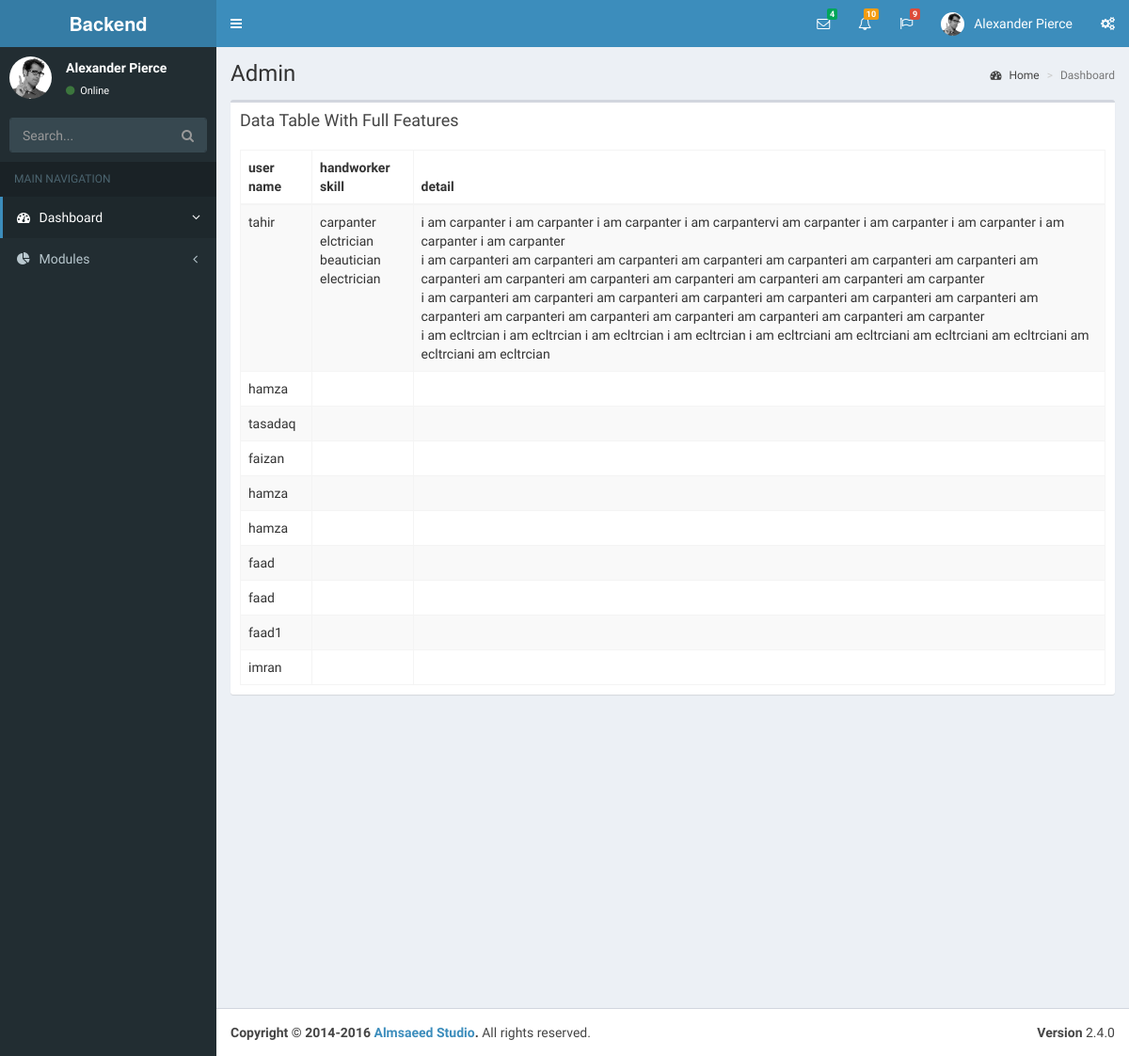
Screenshot of /backend/handworker_skills.php with the database file from the repository.
### tables this page shows
CREATE TABLE `user` (
  `user_id` int(11) NOT NULL,
  `category_id` int(11) NOT NULL,
  `sub_category_id` int(11) NOT NULL,
  `user_type` enum('Admin','Hand worker','Customer') NOT NULL,
  `user_name` varchar(30) NOT NULL,
  `user_image` varchar(250) NOT NULL,
  `user_email` varchar(30) NOT NULL,
  `user_pass` varchar(30) NOT NULL,
  `user_contact` varchar(30) NOT NULL,
  `user_address` varchar(30) NOT NULL,
  `date` timestamp NOT NULL DEFAULT CURRENT_TIMESTAMP
);

CREATE TABLE `handworker_skills` (
  `skill_id` int(11) NOT NULL,
  `user_id` int(11) NOT NULL,
  `skills` varchar(30) NOT NULL,
  `detail` varchar(200) NOT NULL
);

### mysql/MysqliDb.php (called while the page is built, shortened)
<?php
class MysqliDb
{
    public static $prefix = '';
    protected $_mysqli;
    protected $_query;
    protected $_queryOptions = array();
    protected $_orderBy = array();
    protected $_groupBy = array();
    protected $_bindParams = array('');
    protected $host;
    protected $socket;
    protected $_username;
    protected $_password;
    protected $db;
    protected $port;
    protected $charset;
    public $returnType = 'array';
    protected $_nestJoin = false;
    private $_tableName = '';
    protected $_mapKey = null;
    public function __construct($host = null, $username = null, $password = null, $db = null, $port = null, $charset = 'utf8', $socket = null)
    {
        $isSubQuery = false;
        if (is_object($host)) {
            $this->_mysqli = $host;
        } else
            if(is_string($host)) {
                $this->host = $host;
            }
        $this->_username = $username;
        $this->_password = $password;
        $this->db = $db;
        $this->port = $port;
        $this->charset = $charset;
        $this->socket = $socket;
    }
    public function connect()
    {
        $this->_mysqli = new mysqli($this->host, $this->_username, $this->_password, $this->db, $this->port, $this->socket);
        if ($this->charset) {
            $this->_mysqli->set_charset($this->charset);
        }
    }
    public function mysqli()
    {
        return $this->_mysqli;
    }
    protected function reset()
    {
        $this->_orderBy = array();
        $this->_groupBy = array();
        $this->_bindParams = array('');
        $this->_query = null;
        $this->_queryOptions = array();
        $this->returnType = 'array';
        $this->_nestJoin = false;
        $this->_forUpdate = false;
        $this->_lockInShareMode = false;
        $this->_tableName = '';
        $this->_updateColumns = null;
        $this->_mapKey = null;
    }
    public function get($tableName, $numRows = null, $columns = '*')
    {
        $column = is_array($columns) ? implode(', ', $columns) : $columns;
        if (strpos($tableName, '.') === false) {
            $this->_tableName = self::$prefix . $tableName;
        } else {
            $this->_tableName = $tableName;
        }
        $this->_query = 'SELECT ' . implode(' ', $this->_queryOptions) . ' ' .
            $column . " FROM " . $this->_tableName;
        $stmt = $this->_buildQuery($numRows);
        $stmt->execute();
        $res = $this->_dynamicBindResults($stmt);
        return $res;
    }
    protected function _determineType($item)
    {
        switch (gettype($item)) {
            case 'boolean':
            case 'integer':
                return 'i';
                break;
        }
        return '';
    }
    protected function _bindParam($value)
    {
        $this->_bindParams[0] .= $this->_determineType($value);
        array_push($this->_bindParams, $value);
    }
    protected function _buildPair($operator, $value)
    {
        if (!is_object($value)) {
            return ' ' . $operator . ' ? ';
        }
        $subQuery = $value->getSubQuery();
        return " " . $operator . " (" . $subQuery['query'] . ") " . $subQuery['alias'];
    }
    protected function _buildQuery($numRows = null, $tableData = null)
    {
        $stmt = $this->_prepareQuery();
        if (count($this->_bindParams) > 1) {
            call_user_func_array(array($stmt, 'bind_param'), $this->refValues($this->_bindParams));
        }
        return $stmt;
    }
    protected function _dynamicBindResults(mysqli_stmt $stmt)
    {
        $parameters = array();
        $results = array();
        $mysqlLongType = 252;
        $shouldStoreResult = false;
        $meta = $stmt->result_metadata();
        $row = array();
        while ($field = $meta->fetch_field()) {
            if ($this->_nestJoin && $field->table != $this->_tableName) {
                $field->table = substr($field->table, strlen(self::$prefix));
                $row[$field->table][$field->name] = null;
                $parameters[] = & $row[$field->table][$field->name];
            } else {
                $row[$field->name] = null;
                $parameters[] = & $row[$field->name];
            }
        }
        call_user_func_array(array($stmt, 'bind_result'), $parameters);
        while ($stmt->fetch()) {
            if ($this->returnType == 'object') {
                $result = new stdClass ();
                foreach ($row as $key => $val) {
                    if (is_array($val)) {
                        $result->$key = new stdClass ();
                        foreach ($val as $k => $v) {
                            $result->$key->$k = $v;
                        }
                    } else {
                        $result->$key = $val;
                    }
                }
            } else {
                $result = array();
                foreach ($row as $key => $val) {
                    if (is_array($val)) {
                        foreach ($val as $k => $v) {
                            $result[$key][$k] = $v;
                        }
                    } else {
                        $result[$key] = $val;
                    }
                }
            }
            if ($this->_mapKey) {
                $results[$row[$this->_mapKey]] = count($row) > 2 ? $result : end($result);
            } else {
                array_push($results, $result);
            }
        }
        return $results;
    }
    protected function _buildCondition($operator, &$conditions)
    {
        if (empty($conditions)) {
            return;
        }
        $this->_query .= ' ' . $operator;
        foreach ($conditions as $cond) {
            list ($concat, $varName, $operator, $val) = $cond;
            $this->_query .= " " . $concat . " " . $varName;
            switch (strtolower($operator)) {
                default:
                    if (is_array($val)) {
                        $this->_bindParams($val);
                    } elseif ($val === null) {
                        $this->_query .= ' ' . $operator . " NULL";
                    } elseif ($val != 'DBNULL' || $val == '0') {
                        $this->_query .= $this->_buildPair($operator, $val);
                    }
            }
        }
    }
    protected function _buildGroupBy()
    {
        if (empty($this->_groupBy)) {
            return;
        }
        $this->_query .= " GROUP BY ";
        $this->_query = rtrim($this->_query, ', ') . " ";
    }
    protected function _buildOrderBy()
    {
        if (empty($this->_orderBy)) {
            return;
        }
        $this->_query .= " ORDER BY ";
        $this->_query = rtrim($this->_query, ', ') . " ";
    }
    protected function _prepareQuery()
    {
        if (!$stmt = $this->mysqli()->prepare($this->_query)) {
            $msg = $this->mysqli()->error . " query: " . $this->_query;
            $num = $this->mysqli()->errno;
            $this->reset();
            throw new Exception($msg, $num);
        }
        return $stmt;
    }
    protected function refValues(array &$arr)
    {
        if (strnatcmp(phpversion(), '5.3') >= 0) {
            $refs = array();
            foreach ($arr as $key => $value) {
                $refs[$key] = & $arr[$key];
            }
            return $refs;
        }
        return $arr;
    }
    protected function replacePlaceHolders($str, $vals)
    {
        $i = 1;
        $newStr = "";
        while ($pos = strpos($str, "?")) {
            $val = $vals[$i++];
            $newStr .= substr($str, 0, $pos) . "'" . $val . "'";
            $str = substr($str, $pos + 1);
        }
        $newStr .= $str;
        return $newStr;
    }
}

### config.php (called while the page is built, shortened)
<?php
   require_once ('mysql/MysqliDb.php');
   $db2 = new MysqliDb (DB_SERVER, DB_USERNAME, DB_PASSWORD, DB_DATABASE);
?>

### backend/handworker_skills.php (the view, shortened to what this page needs)
     <?php $baseurl = "http://localhost/handworker/backend/assets/";  ?>
 <?php include "header.php";
 include '../config.php';
$users = $db2->get('user');
 ?>
  <aside class="main-sidebar">
    <section class="sidebar">
      <div class="user-panel">
        <div class="pull-left image">
          <img src="<?php echo $baseurl;  ?>dist/img/user2-160x160.jpg" class="img-circle" alt="User Image">
        </div>
        <div class="pull-left info">
          <p>Alexander Pierce</p>
          <a href="#"><i class="fa fa-circle text-success"></i> Online</a>
        </div>
      </div>
      <form action="#" method="get" class="sidebar-form">
        <div class="input-group">
          <input type="text" name="q" class="form-control" placeholder="Search...">
          <span class="input-group-btn">
                <button type="submit" name="search" id="search-btn" class="btn btn-flat"><i class="fa fa-search"></i>
                </button>
              </span>
        </div>
      </form>
    <?php include "sidebar.php";  ?>
    </section>
  </aside>
  <div class="content-wrapper">
    <section class="content-header">
      <h1>Admin</h1>
      <ol class="breadcrumb">
        <li><a href="#"><i class="fa fa-dashboard"></i> Home</a></li>
        <li class="active">Dashboard</li>
      </ol>
    </section>
    <section class="content">
    <div class="box">
            <div class="box-header">
              <h3 class="box-title">Data Table With Full Features</h3>
            </div>
            <div class="box-body">
              <table id="example1" class="table table-bordered table-striped">
                <thead>
                <tr>
                  <th>user name</th>
                  <th>handworker skill</th>
                  <th>detail</th>
                </tr>
                </thead>
                <tbody>
                <?php if($users) { foreach ($users as $user){
                  $db2->where('user_id',$user['user_id']);
                  $handworker_skills = $db2->get('handworker_skills');
                  $detail_skill = '';
                  $detail_detail = '';
                  foreach($handworker_skills as $handworker_skill)
                  {
                     $detail_skill .= $handworker_skill['skills'].'<br>';
                     $detail_detail .= $handworker_skill['detail'].'<br>';
                  }
                  ?>
                <tr>
                <td><?php echo $user['user_name'] ?></td>
                  <td><?php echo $detail_skill ?></td>
                  <td><?php echo $detail_detail ?></td>
                </tr>
                <?php  } } ?>
              </table>
            </div>
          </div>
    </section>
  </div>
  <footer class="main-footer">
    <div class="pull-right hidden-xs">
      <b>Version</b> 2.4.0
    </div>
    <strong>Copyright &copy; 2014-2016 <a href="https://adminlte.io">Almsaeed Studio</a>.</strong> All rights
    reserved.
  </footer>
</div>
</body>
</html>

### rows the page displays
user: user_name "tahir", handworker_skills.skills "carpanter elctrician beautician electrician", handworker_skills.detail "i am carpanter i am carpanter i am carpanter i am carpantervi am carpanter i am carpanter i am carpanter i am carpanter i am carpanter i am carpanteri am carpanteri am carpanteri am carpanteri am carpanteri am carpanteri am carpanteri am carpanteri am carpanteri am carpanteri am carpanteri am carpanteri am carpanteri am carpanter i am carpanteri am carpanteri am carpanteri am carpanteri am carpanteri am carpanteri am carpanteri am carpanteri am carpanteri am carpanteri am carpanteri am carpanteri am carpanteri am carpanter i am ecltrcian i am ecltrcian i am ecltrcian i am ecltrcian i am ecltrciani am ecltrciani am ecltrciani am ecltrciani am ecltrciani am ecltrcian"
user: user_name "hamza"
user: user_name "tasadaq"
user: user_name "faizan"
user: user_name "hamza"
user: user_name "hamza"
user: user_name "faad"
user: user_name "faad"
user: user_name "faad1"
user: user_name "imran"
